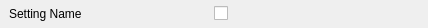
<?xml version="1.0" encoding="UTF-8"?>
<ui version="4.0">
 <class>omwp_settingsrow_check</class>
 <widget class="QWidget" name="omwp_settingsrow_check">
  <property name="geometry">
   <rect>
    <x>0</x>
    <y>0</y>
    <width>428</width>
    <height>28</height>
   </rect>
  </property>
  <property name="minimumSize">
   <size>
    <width>0</width>
    <height>28</height>
   </size>
  </property>
  <property name="windowTitle">
   <string>Form</string>
  </property>
  <layout class="QHBoxLayout" name="horizontalLayout">
   <property name="spacing">
    <number>0</number>
   </property>
   <property name="leftMargin">
    <number>9</number>
   </property>
   <property name="topMargin">
    <number>0</number>
   </property>
   <property name="rightMargin">
    <number>9</number>
   </property>
   <property name="bottomMargin">
    <number>0</number>
   </property>
   <item>
    <widget class="QLabel" name="lblSetting">
     <property name="text">
      <string>Setting Name</string>
     </property>
    </widget>
   </item>
   <item>
    <widget class="QCheckBox" name="chkSetting">
     <property name="text">
      <string/>
     </property>
    </widget>
   </item>
  </layout>
 </widget>
 <resources/>
 <connections/>
</ui>
